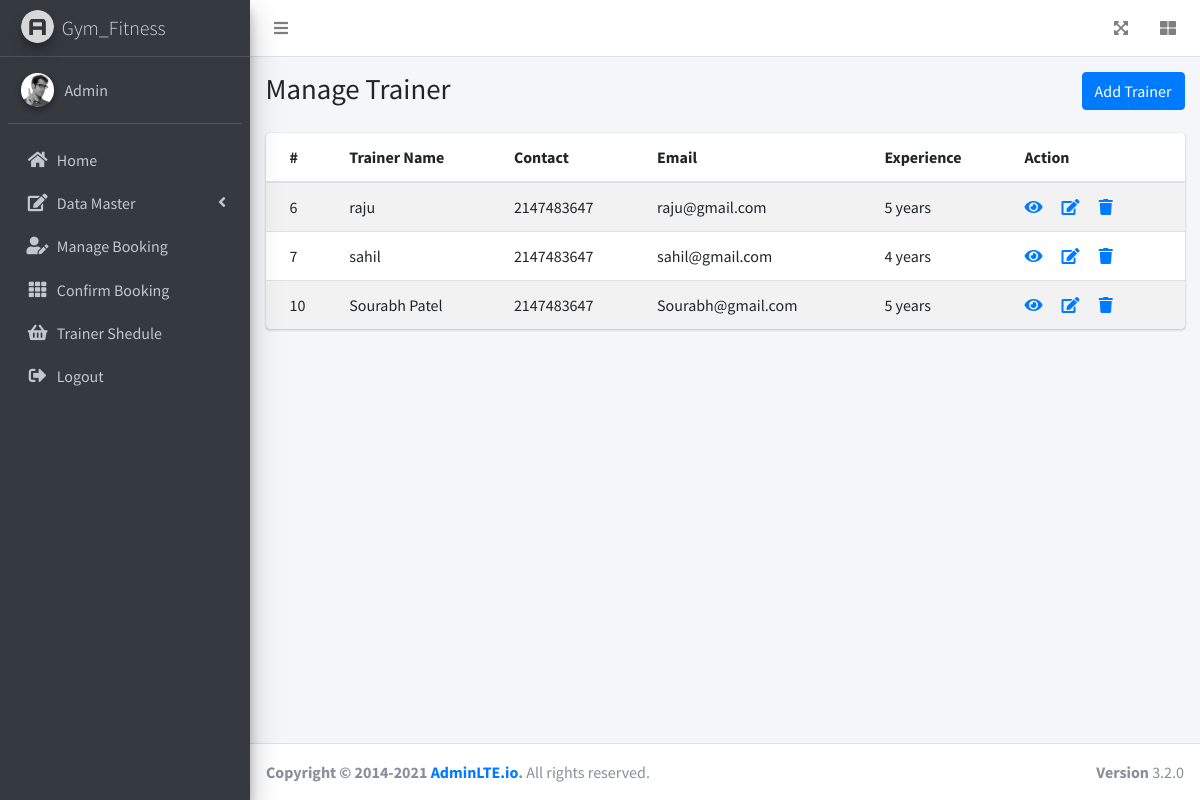
Screenshot of /admin/manageTrainer.php with the database file from the repository.
### tables this page shows
CREATE TABLE `trainer` (
  `id` int(11) NOT NULL,
  `name` varchar(255) NOT NULL,
  `gmail` varchar(255) NOT NULL,
  `phone` int(10) NOT NULL,
  `experience` varchar(50) NOT NULL,
  `addresss` varchar(255) NOT NULL,
  `role` varchar(10) NOT NULL DEFAULT 'trainer',
  `t_image` varchar(255) NOT NULL,
  `status` int(1) NOT NULL DEFAULT 0,
  `About` varchar(255) NOT NULL,
  `password` varchar(12) NOT NULL,
  `created_at` timestamp NOT NULL DEFAULT current_timestamp(),
  `updated_at` timestamp NOT NULL DEFAULT current_timestamp() ON UPDATE current_timestamp()
);

### admin/manageTrainer.php (the view, shortened to what this page needs)
<?php
require_once('../include/db.php');
$sql = "SELECT * FROM `trainer`";
$result= mysqli_query($conn,$sql);
?>
<!DOCTYPE html>
<html lang="en">
<?php require_once("./layout/haeder.php");?>
<body class="hold-transition sidebar-mini layout-fixed">
<div class="wrapper">
  <?php
  require_once("./layout/navbar.php") ?>
  <aside class="main-sidebar sidebar-dark-primary elevation-4">
    <a href="index3.html" class="brand-link">
      <img src="./dist/img/AdminLTELogo.png" alt="AdminLTE Logo" class="brand-image img-circle elevation-3" style="opacity: .8">
      <span class="brand-text font-weight-light">Gym_Fitness</span>
    </a>
    <?php require_once("./layout/sidebar.php");?>
  </aside>
  <div class="content-wrapper">
    <div class="content-header">
      <div class="container-fluid">
        <div class="row mb-2">
          <div class="col-sm-6">
            <h1 class="m-0">Manage Trainer</h1>
          </div>
          <div class="col-sm-6">
            <ol class="breadcrumb float-sm-right">
              <li class="breadcrumb-item active"><a href="./addTrainer.php" id="add-new-user" class="btn btn-primary">Add Trainer</a></li>
            </ol>
          </div>
        </div>
      </div>
    </div>
    <section class="content">
     <div class="container-fluid">
      <div class="card">
              <div class="card-body p-0">
                <table class="table table-striped">
                  <thead>
                    <tr>
                      <th>#</th>
                      <th>Trainer Name</th>
                      <th>Contact</th>
                      <th>Email</th>
                      <th>Experience</th>
                      <th>Action</th>
                    </tr>
                  </thead>
                  <tbody id="load-table">
                  <tr>
                  <?php  while ($row = mysqli_fetch_assoc($result)) { ?>
                      <td><?php echo $row["id"];?></td>
                      <td ><?php echo $row["name"];?></td>
                      <td ><?php echo $row["phone"];?></td>
                      <td ><?php echo $row["gmail"];?></td>
                      <td ><?php echo $row["experience"];?></td>
                      <td>
                        <a href="viewTrainer.php?id=<?php echo $row["id"];?>"><i class="fa fa-eye"></i></a>&nbsp; &nbsp; &nbsp;
                        <a href="editTrainer.php?id=<?php echo $row["id"];?>"><i class="fa fa-edit"></i></a>&nbsp; &nbsp; &nbsp;
                        <a href="./php/deletetrainer.php?id=<?php echo $row["id"]?>"   id="delete-icon"><i class="fa fa-trash" aria-hidden="true"></i></a>
                    </td>
                    </tr>
                    <?php }?>
                  </tbody>
                </table>
              </div>
            </div>
      </div>
   </section>
  </div>
  <?php require_once("./layout/footer.php"); ?>
</div>

### rows the page displays
trainer: id "6", name "raju", phone "2147483647", gmail "raju@gmail.com", experience "5 years"
trainer: id "7", name "sahil", phone "2147483647", gmail "sahil@gmail.com", experience "4 years"
trainer: id "10", name "Sourabh Patel", phone "2147483647", gmail "Sourabh@gmail.com", experience "5 years"
